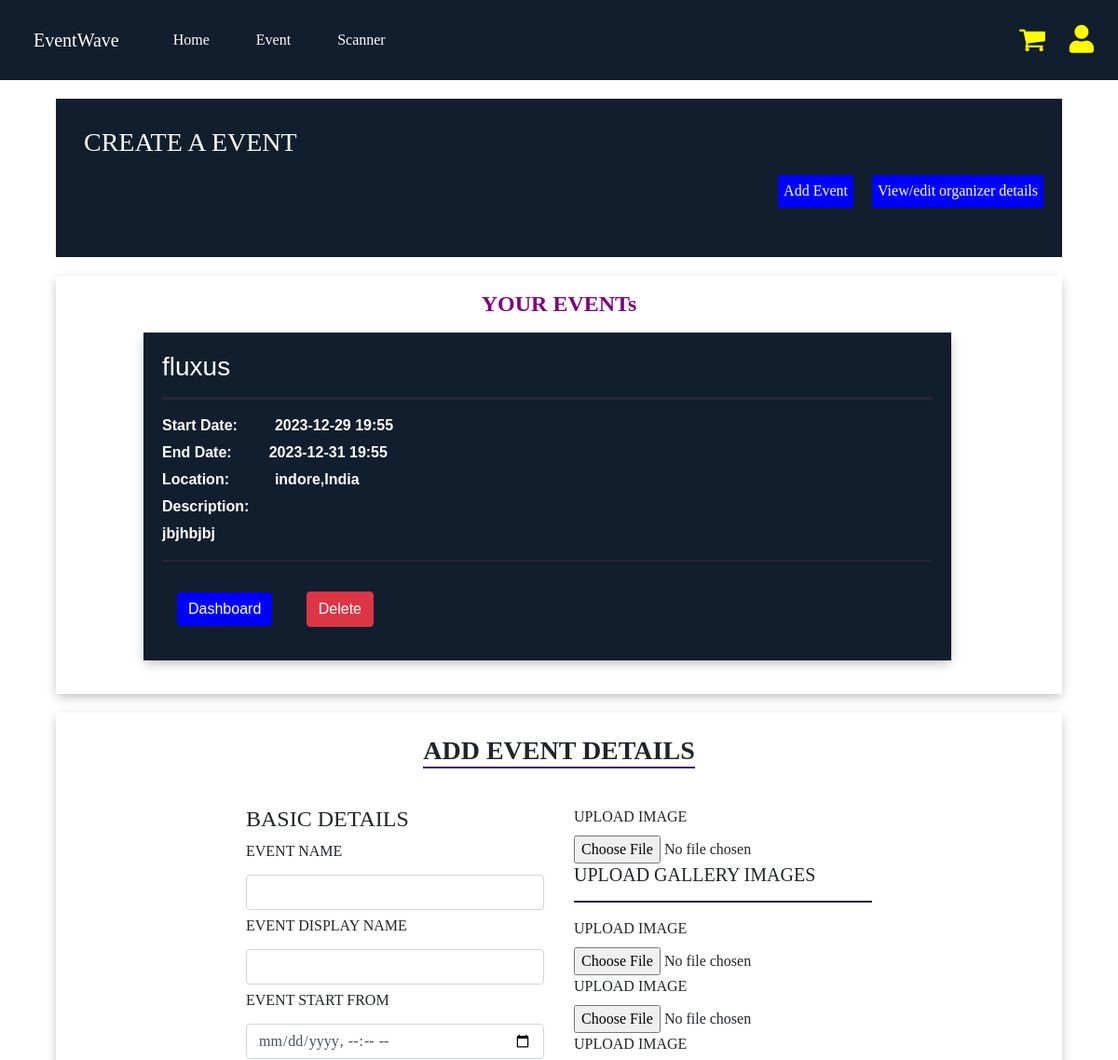
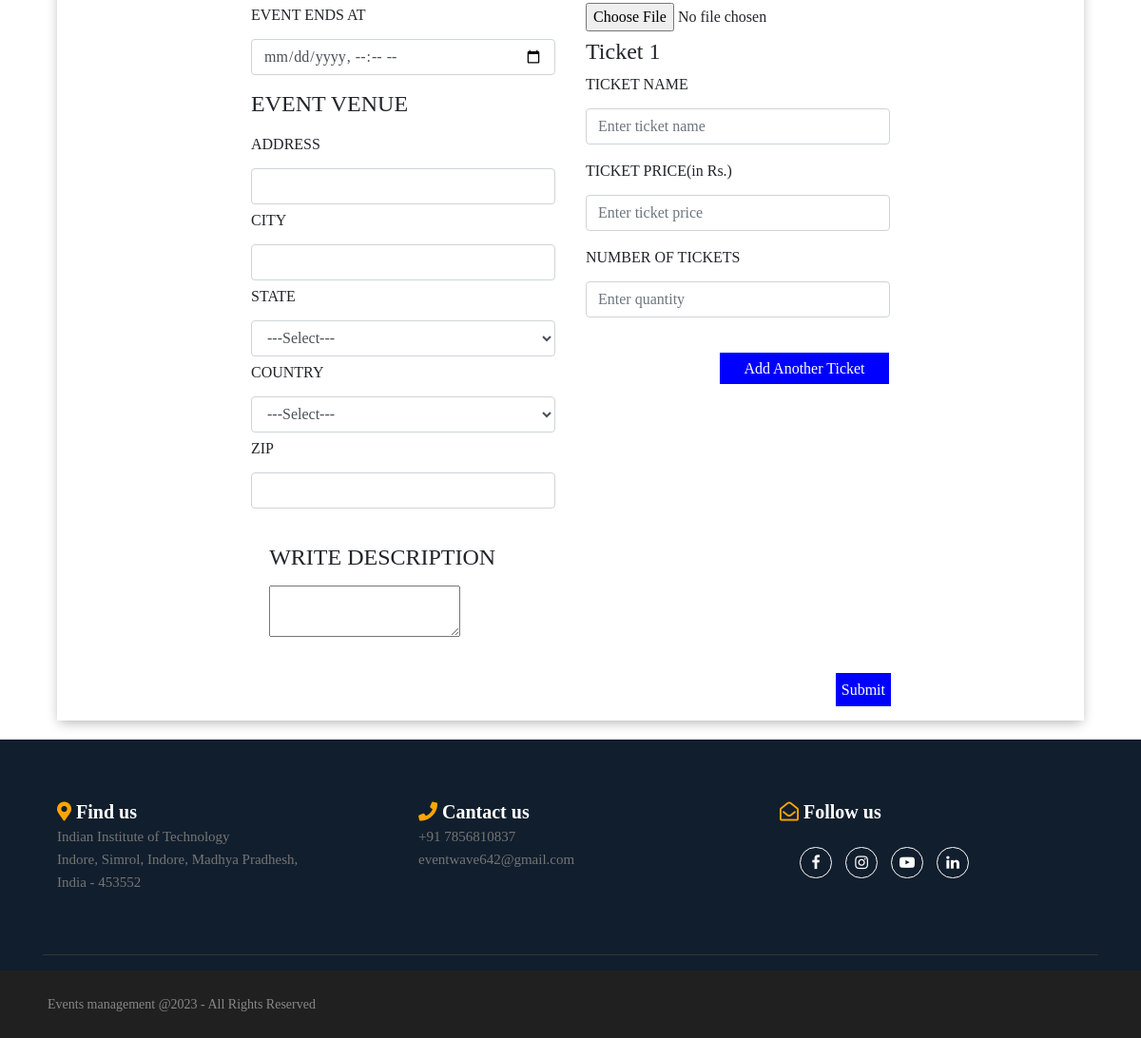
Page /organizerDashboard (signed in) on the committed database (2 pictures, top to bottom).
### organizer/models.py (models this page shows, shortened)
class Eventdetails(models.Model):
    eventOrganizer = models.ForeignKey(Organizer,on_delete=models.CASCADE,default=True)
    eventName = models.CharField(max_length=100)
    eventDisplay = models.CharField(max_length=100)
    eventStartDate = models.DateTimeField()
    eventEndDate = models.DateTimeField()
    eventAddress = models.CharField( max_length=50)
    eventCity = models.CharField( max_length=50)
    eventState = models.CharField( max_length=50)
    eventCountry = models.CharField( max_length=50)
    eventZip = models.IntegerField()
    eventDescription = models.CharField(max_length=3000)
    eventImage = models.ImageField(upload_to='images/')
    galleryImage1=models.ImageField(upload_to='images/',default='images/1.jpg')
    galleryImage2=models.ImageField(upload_to='images/',default='images/1.jpg')
    galleryImage3=models.ImageField(upload_to='images/',default='images/1.jpg')
    eventsecreteCode = models.CharField(max_length=200,default=True)

### organizer/views.py (the view, shortened to what this page needs)
# urls.py: path('organizerDashboard',views.dashboard,name='dashboard'),
def dashboard(request):
    user = request.user
    organizer = Organizer.objects.filter(user=user).first()
    allEvents =Eventdetails.objects.filter(eventOrganizer=organizer)
    eventSet={
             'allEvents':allEvents,
             'organizer': organizer if organizer else None,
             }
    return render(request,"organizer.html",eventSet)

### templates/organizer.html (shortened to what this page needs)
{% extends 'base.html' %}
{% block body %}
<div class="create-event">
    <h3>CREATE A EVENT </h3>
    {% if organizer %}
    <button type="button" class="btn2" data-toggle="modal" data-target="#editorganizer"> View/edit organizer details</button>
    {% endif %}
    <button onclick="scrollToTop()" type="button" class="btn1">Add Event</button>
</div>
{% if not organizer %}
<div class="dont-have-event" id="content">
    <img class="my-3" src="https://encrypted-tbn0.gstatic.com/images?q=tbn:ANd9GcR3rREqunymuc0MZDYADcpLKXFG13WevB9G-LA8VefYOkJX3uyTE8zgfTFOxWaxhA37ByM&usqp=CAU" width="300px">
    <h5 class="my-4 mx-3" style="font-weight:bold;color:purple">Add organizer details for create events!</h5>
    <button type="button" class="btn3" data-toggle="modal" data-target="#organizerModal">Add organizer details</button>
</div>
<div class="modal fade" id="organizerModal" tabindex="-1" aria-labelledby="loginModal" aria-hidden="true">
    <div class="modal-dialog" >
      <div class="modal-content" >
        <div class="modal-header">
          <h1 class="modal-title fs-5" id="loginModallabal">Organizer Details</h1>
          <button type="button" class="close" data-dismiss="modal" aria-label="Close">
          <span aria-hidden="true">&times;</span></button>
        </div>
        <div class="modal-body">
        <form action="/organizerDetails" method ="post">{% csrf_token %}
        <input type="hidden" name="user_id" value="{{ user.id }}">
          <div class="form-group">
            <label for="organizername">Name</label>
            <input type="text" class="form-control" id="organizername" name="organizername" placeholder="Enter Organizer Name" required>
          </div>
          <div class="form-group">
            <label for="organizercontact">Contact Number</label>
            <input type="text" class="form-control" id="organizercontact" name="organizercontact" placeholder="Enter Contact No" required>
          </div>
          <div class="form-group">
            <label for="organizeremail">Email Address</label>
            <input type="email" class="form-control"  id="organizeremail" name="organizeremail" placeholder="Enter Email Address" required>
          </div>
          <div class="form-group">
            <label for="organizeraddress">Address</label>
            <input type="text" class="form-control"id="organizeraddress" name="organizeraddress" placeholder="Enter Address" required>
          </div>
          <div class="form-group">
            <label for="organizerbankname">Bank Name</label>
            <input type="text" class="form-control" id="organizerbankname" name="organizerbankname" placeholder="Enter Bank Name" required>
          </div>
          <div class="form-group">
            <label for="organizerbankbranch">Bank Branch Name</label>
            <input type="text" class="form-control"  id="organizerbankbranch" name="organizerbankbranch" placeholder="Enter Bank Branch" required>
          </div>
          <div class="form-group">
            <label for="organizerbankIFSC">IFSC Code</label>
            <input type="text" class="form-control" id="organizerbankIFSC" name="organizerbankIFSC" placeholder="Enter IFSC Code" required>
          </div>
          <div class="form-group">
            <label for="organizerbankaccount">Account Number</label>
            <input type="text" class="form-control" id="organizerbankaccount" name="organizerbankaccount" placeholder="Enter Account Number" required>
          </div>
          <div class="form-group">
            <label for="organizerabout">About Organizer</label>
            <input type="text" class="form-control" id="organizerabout" name="organizerabout" placeholder="write">
          </div>
          <button type="submit" class="btn1">SAVE</button>
        </form>
        </div>
      </div>
    </div>
  </div>
  {% else %}
{% if allEvents|length < 1 %}
<div class="dont-have-event">
    <img class="my-3" src="https://s3.ap-south-1.amazonaws.com/townscript-common-resources/images/Dashboard/emptystate-dashboard.png"
        width="270px">
    <h5 class="my-4" style="font-weight:bold;color:purple">You don't have any active events!</h5>
</div>
{% else %}
<div class="event-list-page dont-have-event">
<h4 class="my-3"style="color:purple;font-weight:bold;">YOUR EVENTs</h4>
    <ul class="event-list">
      {% for event in allEvents%}
        <li class="event-item">
            <h3>{{event.eventName}}</h3>
            <hr>
            <p>Start Date:&nbsp &nbsp&nbsp &nbsp&nbsp &nbsp{{event.eventStartDate|date:"Y-m-d H:i"}}</p>
            <p>End Date:&nbsp &nbsp&nbsp &nbsp&nbsp &nbsp{{event.eventEndDate|date:"Y-m-d H:i"}}</p>
            <p>Location:&nbsp &nbsp&nbsp&nbsp&nbsp &nbsp&nbsp &nbsp{{event.eventCity}},{{event.eventCountry}}</p>
            <p>Description:&nbsp &nbsp&nbsp &nbsp&nbsp &nbsp&nbsp &nbsp{{event.eventDescription|slice:"0:50"|safe}}</p>
            <hr>
            <a href="/eventDashboard/{{event.eventName}}{{event.id}}" role="button" class="btn btn-warning mx-3 my-3" style="background-color:blue;color:white;border:none">Dashboard</a>
            <button type="button" class="btn btn-danger mx-3 my-3" data-toggle="modal" data-target="#eventdeleteModalCenter">Delete </button>
        </li>
        {% endfor %}
    </ul>
</div>
{% endif %}
<div class="event-form-fillup" id="content">
  <h3 class="my-4" style="font-weight:bold;border-bottom:2px solid rgb(61, 21, 101);">ADD EVENT DETAILS</h3>
  <form action="/organizerDashboard" method="post" enctype="multipart/form-data">
     <div class="event-detail-form-fillup">
        <div class="mx-3 my-3" style="float: left;width: 320px;margin-right: 30px;">
           <h4>BASIC DETAILS</h4>
           <label for="event-name" class="form-label">EVENT NAME</label>
           <input type="text" class="form-control" id="event-name" name="event_name" required>
           <label for="event-display-name" class="form-label">EVENT DISPLAY NAME</label>
           <input type="text" class="form-control" id="event-display-name" name="event_dispaly_name" required>
           <label for="event-start-date" class="form-label">EVENT START FROM</label>
           <input type="datetime-local" class="form-control" id="event-start-date" name="event_start_date"required>
           <label for="event-end-date" class="form-label">EVENT ENDS AT</label>
           <input type="datetime-local" class="form-control" id="event-end-date" name="event_end_date"required>
           <h4 class="my-3">EVENT VENUE</h4>
           <label for="event-address" class="form-label">ADDRESS</label>
           <input type="text" class="form-control" id="event-address" name="event_address"required>
           <label for="event-city" class="form-label">CITY</label>
           <input type="text" class="form-control" id="event-city" name="event_city"required>
           <label for="event-state" class="form-label">STATE</label>
           <select name="event_state" id="event-state" class="form-control"required>
              <option value="None">---Select---</option>
           </select>
           <label for="event-country" class="form-label">COUNTRY</label>
           <select name="event_country" id="event-country" class="form-control"required>
              <option value="None">---Select---</option>
           </select>
           <label for="event-zipcode" class="form-label">ZIP</label>
           <input type="number" class="form-control" id="event-zipcode" name="event_zipcode"required>
        </div>
        <div class="mx-3 my-3" style="width: 320px;margin-left: 30px;">
           <div id="tickets-container">
              <label for="image">UPLOAD IMAGE</label>
              <input type="file" id="image" name="event_image" required>
              <h5>UPLOAD GALLERY IMAGES</h5>
              <hr>
              <label for="image">UPLOAD IMAGE</label>
              <input type="file" id="image" name="event_image1" required>
              <label for="image">UPLOAD IMAGE</label>
              <input type="file" id="image" name="event_image2" required>
              <label for="image">UPLOAD IMAGE</label>
              <input type="file" id="image" name="event_image3" required>
              <div style="margin-top:7px;"class="ticket-form">
                 <h4>Ticket 1</h4>
                 <div class="form-group">
                    <label for="name1">TICKET NAME</label>
                    <input type="text" class="form-control" id="name1" name="name1"placeholder="Enter ticket name"required>
                 </div>
                 <div class="form-group">
                    <label for="price1">TICKET PRICE(in Rs.)</label>
                    <input type="number" class="form-control" id="price1" name="price1"placeholder="Enter ticket price"required>
                 </div>
                 <div class="form-group">
                    <label for="quantity1">NUMBER OF TICKETS</label>
                    <input type="number" class="form-control" id="quantity1" name="quantity1"placeholder="Enter quantity"required>
                 </div>
              </div>
           </div>
           <button type="button" class="addanotherbutton" onclick="addTicket()">Add Another Ticket</button>
        </div>
      </div>
      <div class="textarea-for-description my-3">
         <h4 class="my-3">WRITE DESCRIPTION</h4>
         <textarea type ="text" id="myTextarea" name="event_description"></textarea>
      </div>
     <button type="submit" style="margin:15px;" class="btn1" >Submit</button>
  </form>
</div>
{% endif %}
 {% endblock %}

### rows in the picture
Eventdetails: eventName "fluxus", eventStartDate "2023-12-29 19:55", eventEndDate "2023-12-31 19:55", eventCity "indore", eventCountry "India", eventDescription "jbjhbjbj"
